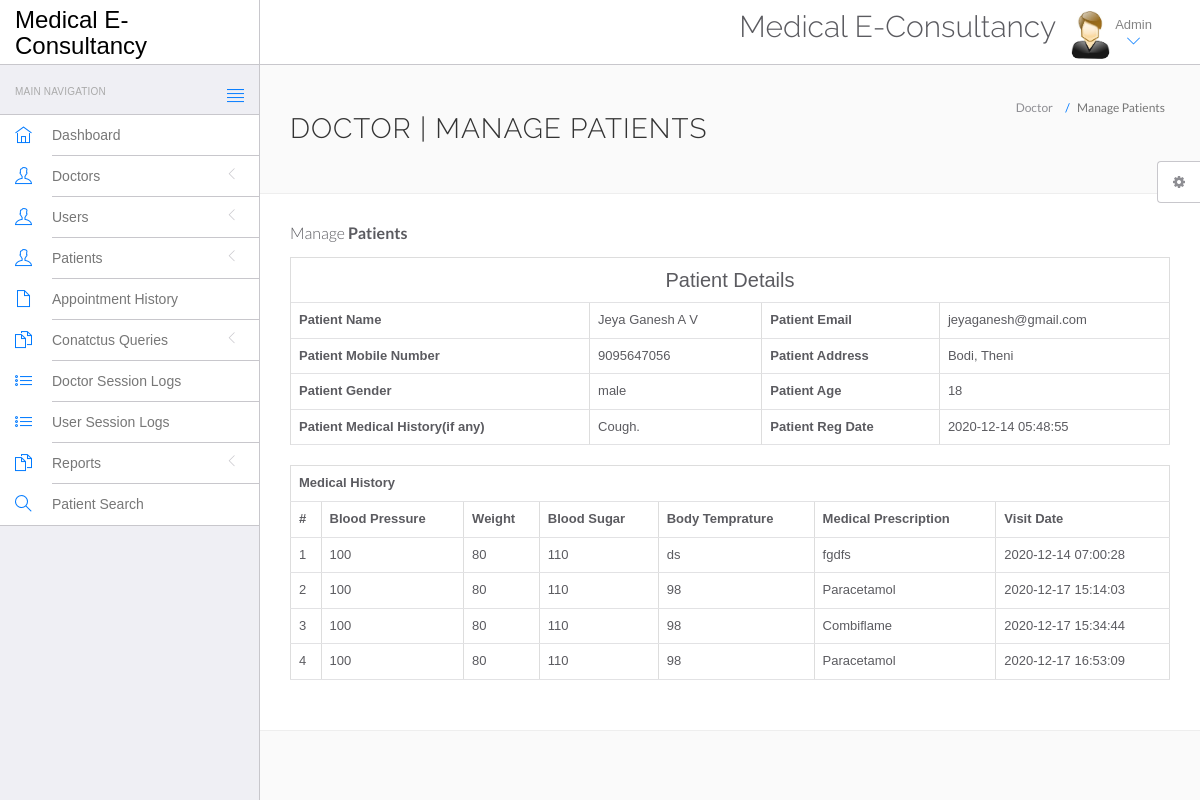
The app's page /hms/admin/view-patient.php?viewid=6 (signed in) with its own data.
### tables this page shows
CREATE TABLE `tblpatient` (
  `ID` int(10) NOT NULL,
  `Docid` int(10) DEFAULT NULL,
  `PatientName` varchar(200) DEFAULT NULL,
  `PatientContno` bigint(10) DEFAULT NULL,
  `PatientEmail` varchar(200) DEFAULT NULL,
  `PatientGender` varchar(50) DEFAULT NULL,
  `PatientAdd` mediumtext DEFAULT NULL,
  `PatientAge` int(10) DEFAULT NULL,
  `PatientMedhis` mediumtext DEFAULT NULL,
  `CreationDate` timestamp NULL DEFAULT current_timestamp(),
  `UpdationDate` timestamp NULL DEFAULT NULL ON UPDATE current_timestamp()
);

CREATE TABLE `tblmedicalhistory` (
  `ID` int(10) NOT NULL,
  `PatientID` int(10) DEFAULT NULL,
  `BloodPressure` varchar(200) DEFAULT NULL,
  `BloodSugar` varchar(200) NOT NULL,
  `Weight` varchar(100) DEFAULT NULL,
  `Temperature` varchar(200) DEFAULT NULL,
  `MedicalPres` mediumtext DEFAULT NULL,
  `CreationDate` timestamp NOT NULL DEFAULT current_timestamp() ON UPDATE current_timestamp()
);

### hms/admin/view-patient.php (the view, shortened to what this page needs)
<?php
include('include/config.php');
?>
<!DOCTYPE html>
<html lang="en">
	<head>
		<link rel="stylesheet" href="vendor/bootstrap/css/bootstrap.min.css">
		<link rel="stylesheet" href="vendor/fontawesome/css/font-awesome.min.css">
		<link rel="stylesheet" href="vendor/themify-icons/themify-icons.min.css">
		<link href="vendor/animate.css/animate.min.css" rel="stylesheet" media="screen">
		<link href="vendor/perfect-scrollbar/perfect-scrollbar.min.css" rel="stylesheet" media="screen">
		<link href="vendor/switchery/switchery.min.css" rel="stylesheet" media="screen">
		<link href="vendor/bootstrap-touchspin/jquery.bootstrap-touchspin.min.css" rel="stylesheet" media="screen">
		<link href="vendor/select2/select2.min.css" rel="stylesheet" media="screen">
		<link href="vendor/bootstrap-datepicker/bootstrap-datepicker3.standalone.min.css" rel="stylesheet" media="screen">
		<link href="vendor/bootstrap-timepicker/bootstrap-timepicker.min.css" rel="stylesheet" media="screen">
		<link rel="stylesheet" href="assets/css/styles.css">
		<link rel="stylesheet" href="assets/css/plugins.css">
		<link rel="stylesheet" href="assets/css/themes/theme-1.css" id="skin_color" />
	</head>
	<body>
		<div id="app">
<?php include('include/sidebar.php');?>
<div class="app-content">
<?php include('include/header.php');?>
<div class="main-content" >
<div class="wrap-content container" id="container">
<section id="page-title">
<div class="row">
<div class="col-sm-8">
<h1 class="mainTitle">Doctor | Manage Patients</h1>
</div>
<ol class="breadcrumb">
<li>
<span>Doctor</span>
</li>
<li class="active">
<span>Manage Patients</span>
</li>
</ol>
</div>
</section>
<div class="container-fluid container-fullw bg-white">
<div class="row">
<div class="col-md-12">
<h5 class="over-title margin-bottom-15">Manage <span class="text-bold">Patients</span></h5>
<?php
                               $vid=$_GET['viewid'];
                               $ret=mysqli_query($con,"select * from tblpatient where ID='$vid'");
$cnt=1;
while ($row=mysqli_fetch_array($ret)) {
                               ?>
<table border="1" class="table table-bordered">
 <tr align="center">
<td colspan="4" style="font-size:20px;color:blue">
 Patient Details</td></tr>
    <tr>
    <th scope>Patient Name</th>
    <td><?php  echo $row['PatientName'];?></td>
    <th scope>Patient Email</th>
    <td><?php  echo $row['PatientEmail'];?></td>
  </tr>
  <tr>
    <th scope>Patient Mobile Number</th>
    <td><?php  echo $row['PatientContno'];?></td>
    <th>Patient Address</th>
    <td><?php  echo $row['PatientAdd'];?></td>
  </tr>
    <tr>
    <th>Patient Gender</th>
    <td><?php  echo $row['PatientGender'];?></td>
    <th>Patient Age</th>
    <td><?php  echo $row['PatientAge'];?></td>
  </tr>
  <tr>
    <th>Patient Medical History(if any)</th>
    <td><?php  echo $row['PatientMedhis'];?></td>
     <th>Patient Reg Date</th>
    <td><?php  echo $row['CreationDate'];?></td>
  </tr>
<?php }?>
</table>
<?php
$ret=mysqli_query($con,"select * from tblmedicalhistory  where PatientID='$vid'");
 ?>
<table id="datatable" class="table table-bordered dt-responsive nowrap" style="border-collapse: collapse; border-spacing: 0; width: 100%;">
  <tr align="center">
   <th colspan="8" >Medical History</th>
  </tr>
  <tr>
    <th>#</th>
<th>Blood Pressure</th>
<th>Weight</th>
<th>Blood Sugar</th>
<th>Body Temprature</th>
<th>Medical Prescription</th>
<th>Visit Date</th>
</tr>
<?php
while ($row=mysqli_fetch_array($ret)) {
  ?>
<tr>
  <td><?php echo $cnt;?></td>
 <td><?php  echo $row['BloodPressure'];?></td>
 <td><?php  echo $row['Weight'];?></td>
 <td><?php  echo $row['BloodSugar'];?></td>
  <td><?php  echo $row['Temperature'];?></td>
  <td><?php  echo $row['MedicalPres'];?></td>
  <td><?php  echo $row['CreationDate'];?></td>
</tr>
<?php $cnt=$cnt+1;} ?>
</table>
</div>
</div>
</div>
</div>
</div>
</div>
</div>
	<?php include('include/setting.php');?>
	</body>
</html>

### hms/admin/assets/css/themes/theme-1.css (style rules this page uses)
body { background: #FAFAFA; }

### records on screen
tblpatient: PatientName "Jeya Ganesh A V", PatientEmail "jeyaganesh@gmail.com", PatientContno "9095647056", PatientAdd "Bodi, Theni", PatientGender "male", PatientAge "18", PatientMedhis "Cough.", CreationDate "2020-12-14 05:48:55"
tblmedicalhistory: BloodPressure "100", Weight "80", BloodSugar "110", Temperature "ds", MedicalPres "fgdfs", CreationDate "2020-12-14 07:00:28"
tblmedicalhistory: BloodPressure "100", Weight "80", BloodSugar "110", Temperature "98", MedicalPres "Paracetamol", CreationDate "2020-12-17 15:14:03"
tblmedicalhistory: BloodPressure "100", Weight "80", BloodSugar "110", Temperature "98", MedicalPres "Combiflame", CreationDate "2020-12-17 15:34:44"
tblmedicalhistory: BloodPressure "100", Weight "80", BloodSugar "110", Temperature "98", MedicalPres "Paracetamol", CreationDate "2020-12-17 16:53:09"
